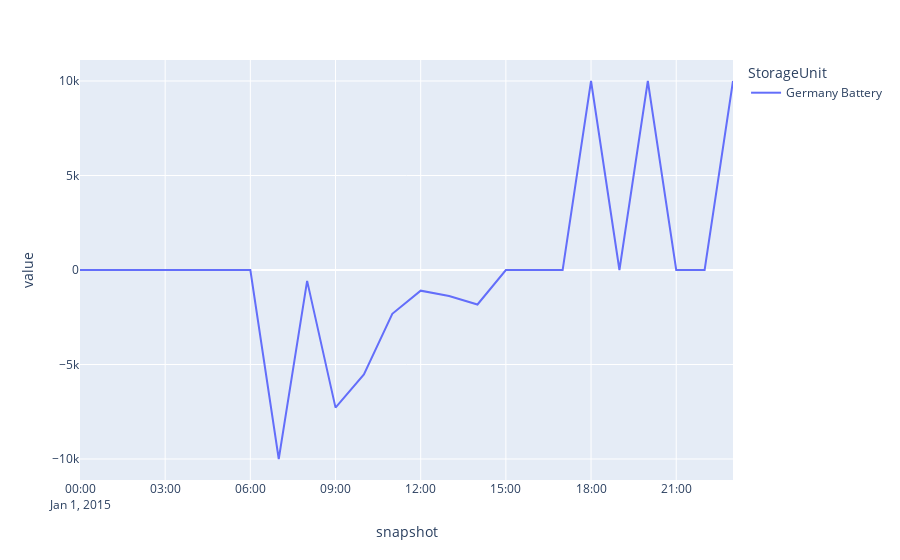

Notebook cell for this chart:
### Code cell
network.storage_units_t.p.plot()

### Figure 1 — Plotly figure (JSON) as saved in the notebook; plotly's stock layout.template omitted (floating-point values rounded to 4 significant figures)
{"data": [{"hovertemplate": "StorageUnit=Germany Battery<br>snapshot=%{x}<br>value=%{y}<extra></extra>", "legendgroup": "Germany Battery", "line": {"color": "#636efa", "dash": "solid"}, "marker": {"symbol": "circle"}, "mode": "lines", "name": "Germany Battery", "orientation": "v", "showlegend": true, "type": "scatter", "x": ["2015-01-01T00:00:00.000000000", "2015-01-01T01:00:00.000000000", "2015-01-01T02:00:00.000000000", "2015-01-01T03:00:00.000000000", "2015-01-01T04:00:00.000000000", "2015-01-01T05:00:00.000000000", "2015-01-01T06:00:00.000000000", "2015-01-01T07:00:00.000000000", "2015-01-01T08:00:00.000000000", "2015-01-01T09:00:00.000000000", "2015-01-01T10:00:00.000000000", "2015-01-01T11:00:00.000000000", "2015-01-01T12:00:00.000000000", "2015-01-01T13:00:00.000000000", "2015-01-01T14:00:00.000000000", "2015-01-01T15:00:00.000000000", "2015-01-01T16:00:00.000000000", "2015-01-01T17:00:00.000000000", "2015-01-01T18:00:00.000000000", "2015-01-01T19:00:00.000000000", "2015-01-01T20:00:00.000000000", "2015-01-01T21:00:00.000000000", "2015-01-01T22:00:00.000000000", "2015-01-01T23:00:00.000000000"], "xaxis": "x", "y": [0.0, 0.0, 0.0, 0.0, 0.0, 0.0, 0.0, -10000.0, -576.2, -7281.0, -5527.0, -2317.0, -1093.0, -1379.0, -1826.0, 0.0, 0.0, 0.0, 10000.0, 0.0, 10000.0, 0.0, 0.0, 10000.0], "yaxis": "y"}], "layout": {"legend": {"title": {"text": "StorageUnit"}, "tracegroupgap": 0}, "margin": {"t": 60}, "xaxis": {"anchor": "y", "domain": [0, 1], "title": {"text": "snapshot"}}, "yaxis": {"anchor": "x", "domain": [0, 1], "title": {"text": "value"}}}}
